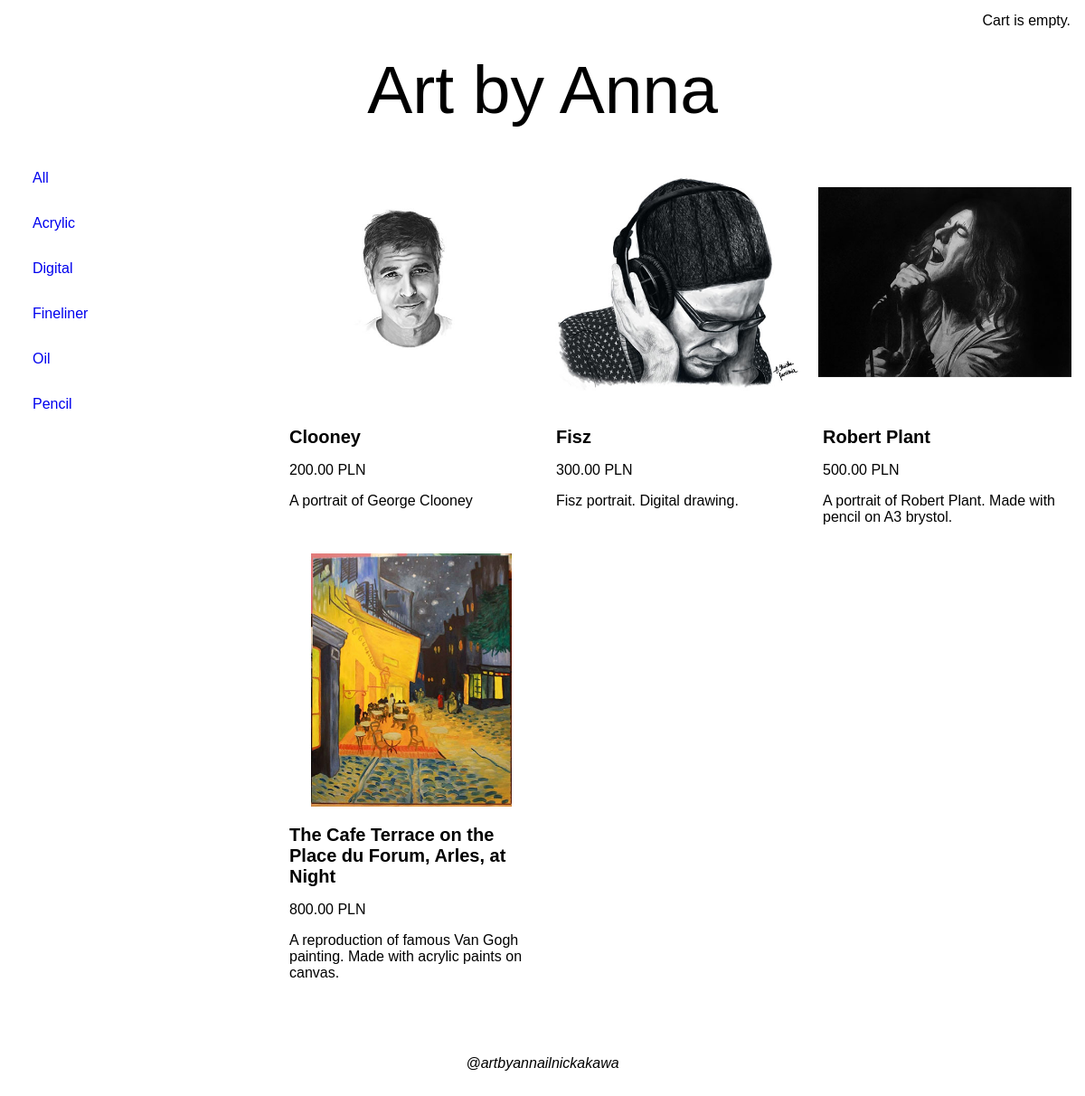
The app's page /categories/all/ with its own data.
### shop/models.py (models this page shows, shortened)
class Category(models.Model):
    name = models.CharField(max_length=200, db_index=True)
    image = models.ImageField(blank=True)
    slug = models.SlugField(max_length=200, db_index=True, unique=True)
    row_id = models.IntegerField(blank=True, null=True) # additional value to help with sorting
    description = models.TextField(blank=True, null=True)
    class Meta:
        ordering = ('name',)
        verbose_name = 'category'
        verbose_name_plural = 'categories'

class Product(models.Model):
    category = models.ForeignKey(Category, related_name='products', on_delete=models.CASCADE)
    name = models.CharField(max_length=200, db_index=True)
    slug = models.SlugField(max_length=200, db_index=True)
    image = models.ImageField(blank=True)  # requires Pillow
    description = models.TextField(blank=True)
    price = models.DecimalField(max_digits=10, decimal_places=2)
    available = models.BooleanField(default=True)
    created = models.DateTimeField(auto_now_add=True)
    updated = models.DateTimeField(auto_now=True)
    class Meta:
        ordering = ('name',)

### shop/views.py (the view)
# urls.py: path('categories/all/', views.ProductList.as_view(), name="all_products"),
class ProductList(ListView):
    queryset = Product.objects.filter(available=True)
    model = Product
    template_name = 'shop/products.html'
    def get_context_data(self, **kwargs):
        context = super().get_context_data(**kwargs)  # Get an existing context
        context['category_list'] = Category.objects.all()  # Add in a queryset of all the categories
        return context

### cart/cart.py (called while the page is built)
    def __len__(self):
        return sum(item['quantity'] for item in self.cart.values())

### cart/context_processors.py (called while the page is built)
def cart(request):
    return {'cart': Cart(request)}

### shop/templates/shop/products.html
{% extends 'base.html' %}
{% load static %}
{% block extrahead %}
<link rel="stylesheet" href="{% static 'css/products.css' %}">
{% endblock %}
{% block content %}
<div class="content">
    <div class="row">
        <div class="column left">
            <a href="{% url 'shop:all_products' %}">All</a>
            {% for category in category_list %}
            <div>
                <a href="{% url 'shop:products_by_category' category.slug %}">{{ category.name }}</a>
            </div>
            {% endfor %}
        </div>
        <div class="column right">
            <div class="column-container">
                {% for product in product_list %}
                <div>
                    <img src="{{ product.image.url }}">
                    <p>
                    <a href="{% url 'shop:product_detail' product.slug %}">{{ product.name }}</a>
                    </p>
                    <p>{{ product.price }} PLN</p>
                    <p>{{ product.description }}</p>
                </div>
                {% endfor %}
            </div>
        </div>
    </div>
</div>
{% endblock %}

### templates/base.html (shortened to what this page needs)
<!DOCTYPE html>
{% load static %}
<html lang="en">
<head>
	<link rel="stylesheet" href="{% static 'css/base.css' %}">
	{% block extrahead %}
	{% endblock %}
</head>
<div class="topnav">
	{% with total_items=cart|length %}
	{% if cart|length > 0 %}
	<a href="{% url 'cart:cart_detail' %}">Cart:
		{{ total_items }} product{{ total_items|pluralize:"s" }},
		{{ cart.get_total_price }} PLN
	</a>
	{% else %}
	<a>Cart is empty.</a>
	{% endif %}
	{% endwith %}
</div>
<header>
    <a class="page-title" href="{% url 'shop:home' %}">Art by Anna</a>
</header>
<body>
{% block content %}
{% endblock %}
</body>
<footer>
	<div class="footer">
		<p>@artbyannailnickakawa</p>
	</div>
</footer>

### static/css/base.css (style rules this page uses)
* { box-sizing: border-box; }
header { margin: 0; padding: 10px; text-align: center; font-family: Arial, Helvetica, sans-serif; }
.page-title { text-decoration: none; font-size: 75px; color: black; }
body { margin: auto; font-family: Arial, Helvetica, sans-serif; max-width: 1200px; text-decoration: none; }
.topnav { display: flex; justify-content: flex-end; max-width: 1530px; margin-left: auto; margin-right: auto; }
.topnav a { padding: 14px 16px; text-decoration: none; }
.footer { padding: 30px; text-align: center; font-style: italic; }

### static/css/products.css (style rules this page uses)
.content { padding: 10px; }
.column { float: left; padding: 10px; }
.column.left { width: 25%; }
.column.right { width: 75%; }
.column-container { display: inline-grid; grid-template-columns: repeat(3, minmax(auto, 280px)); grid-template-rows: auto; grid-gap: 15px; }
.column-container > div { background-color: white; }
.column-container a { font-weight: bold; font-size: 20px; text-decoration: none; color: black; }
.column-container p { margin-left: 5px; }
img { max-width:280px; max-height:280px; }
.row:after { content: ""; display: table; clear: both; }
.column.left a { padding: 16px; text-decoration: none; display: block; }

### records on screen
Category: name "Acrylic"
Category: name "Digital"
Category: name "Fineliner"
Category: name "Oil"
Category: name "Pencil"
Product: image (picture), name "Clooney", price "200.00", description "A portrait of George Clooney"
Product: image (picture), name "Fisz", price "300.00", description "Fisz portrait. Digital drawing."
Product: image (picture), name "Robert Plant", price "500.00", description "A portrait of Robert Plant. Made with pencil on A3 brystol."
Product: image (picture), name "The Cafe Terrace on the Place du Forum, Arles, at Night", price "800.00", description "A reproduction of famous Van Gogh painting. Made with acrylic paints on canvas."
